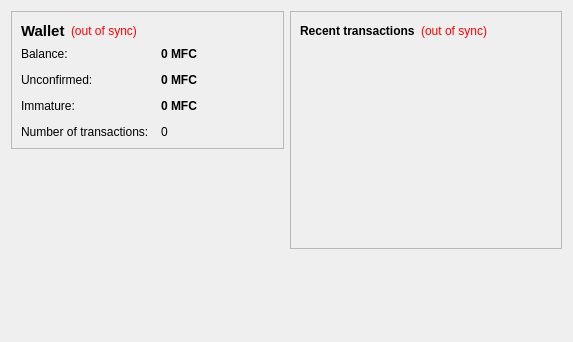
<?xml version="1.0" encoding="UTF-8"?>
<ui version="4.0">
 <class>OverviewPage</class>
 <widget class="QWidget" name="OverviewPage">
  <property name="geometry">
   <rect>
    <x>0</x>
    <y>0</y>
    <width>573</width>
    <height>342</height>
   </rect>
  </property>
  <property name="windowTitle">
   <string>Form</string>
  </property>
  <layout class="QHBoxLayout" name="horizontalLayout" stretch="1,1">
   <item>
    <layout class="QVBoxLayout" name="verticalLayout_2">
     <item>
      <widget class="QFrame" name="frame">
       <property name="frameShape">
        <enum>QFrame::StyledPanel</enum>
       </property>
       <property name="frameShadow">
        <enum>QFrame::Raised</enum>
       </property>
       <layout class="QVBoxLayout" name="verticalLayout_4">
        <item>
         <layout class="QHBoxLayout" name="horizontalLayout_4">
          <item>
           <widget class="QLabel" name="label_5">
            <property name="font">
             <font>
              <pointsize>11</pointsize>
              <weight>75</weight>
              <bold>true</bold>
             </font>
            </property>
            <property name="text">
             <string>Wallet</string>
            </property>
           </widget>
          </item>
          <item>
           <widget class="QLabel" name="labelWalletStatus">
            <property name="toolTip">
             <string>The displayed information may be out of date. Your wallet automatically synchronizes with the muflocoin network after a connection is established, but this process has not completed yet.</string>
            </property>
            <property name="styleSheet">
             <string notr="true">QLabel { color: red; }</string>
            </property>
            <property name="text">
             <string notr="true">(out of sync)</string>
            </property>
            <property name="alignment">
             <set>Qt::AlignLeading|Qt::AlignLeft|Qt::AlignVCenter</set>
            </property>
           </widget>
          </item>
          <item>
           <spacer name="horizontalSpacer_2">
            <property name="orientation">
             <enum>Qt::Horizontal</enum>
            </property>
            <property name="sizeHint" stdset="0">
             <size>
              <width>40</width>
              <height>20</height>
             </size>
            </property>
           </spacer>
          </item>
         </layout>
        </item>
        <item>
         <layout class="QFormLayout" name="formLayout_2">
          <property name="fieldGrowthPolicy">
           <enum>QFormLayout::AllNonFixedFieldsGrow</enum>
          </property>
          <property name="horizontalSpacing">
           <number>12</number>
          </property>
          <property name="verticalSpacing">
           <number>12</number>
          </property>
          <item row="0" column="0">
           <widget class="QLabel" name="label">
            <property name="text">
             <string>Balance:</string>
            </property>
           </widget>
          </item>
          <item row="0" column="1">
           <widget class="QLabel" name="labelBalance">
            <property name="font">
             <font>
              <weight>75</weight>
              <bold>true</bold>
             </font>
            </property>
            <property name="cursor">
             <cursorShape>IBeamCursor</cursorShape>
            </property>
            <property name="toolTip">
             <string>Your current balance</string>
            </property>
            <property name="text">
             <string notr="true">0 MFC</string>
            </property>
            <property name="textInteractionFlags">
             <set>Qt::LinksAccessibleByMouse|Qt::TextSelectableByKeyboard|Qt::TextSelectableByMouse</set>
            </property>
           </widget>
          </item>
          <item row="1" column="0">
           <widget class="QLabel" name="label_3">
            <property name="text">
             <string>Unconfirmed:</string>
            </property>
           </widget>
          </item>
          <item row="1" column="1">
           <widget class="QLabel" name="labelUnconfirmed">
            <property name="font">
             <font>
              <weight>75</weight>
              <bold>true</bold>
             </font>
            </property>
            <property name="cursor">
             <cursorShape>IBeamCursor</cursorShape>
            </property>
            <property name="toolTip">
             <string>Total of transactions that have yet to be confirmed, and do not yet count toward the current balance</string>
            </property>
            <property name="text">
             <string notr="true">0 MFC</string>
            </property>
            <property name="textInteractionFlags">
             <set>Qt::LinksAccessibleByMouse|Qt::TextSelectableByKeyboard|Qt::TextSelectableByMouse</set>
            </property>
           </widget>
          </item>
          <item row="3" column="0">
           <widget class="QLabel" name="label_2">
            <property name="text">
             <string>Number of transactions:</string>
            </property>
           </widget>
          </item>
          <item row="3" column="1">
           <widget class="QLabel" name="labelNumTransactions">
            <property name="toolTip">
             <string>Total number of transactions in wallet</string>
            </property>
            <property name="text">
             <string notr="true">0</string>
            </property>
           </widget>
          </item>
          <item row="2" column="0">
           <widget class="QLabel" name="labelImmatureText">
            <property name="text">
             <string>Immature:</string>
            </property>
           </widget>
          </item>
          <item row="2" column="1">
           <widget class="QLabel" name="labelImmature">
            <property name="font">
             <font>
              <weight>75</weight>
              <bold>true</bold>
             </font>
            </property>
            <property name="toolTip">
             <string>Mined balance that has not yet matured</string>
            </property>
            <property name="text">
             <string notr="true">0 MFC</string>
            </property>
            <property name="textInteractionFlags">
             <set>Qt::LinksAccessibleByMouse|Qt::TextSelectableByKeyboard|Qt::TextSelectableByMouse</set>
            </property>
           </widget>
          </item>
         </layout>
        </item>
       </layout>
      </widget>
     </item>
     <item>
      <spacer name="verticalSpacer">
       <property name="orientation">
        <enum>Qt::Vertical</enum>
       </property>
       <property name="sizeHint" stdset="0">
        <size>
         <width>20</width>
         <height>40</height>
        </size>
       </property>
      </spacer>
     </item>
    </layout>
   </item>
   <item>
    <layout class="QVBoxLayout" name="verticalLayout_3">
     <item>
      <widget class="QFrame" name="frame_2">
       <property name="frameShape">
        <enum>QFrame::StyledPanel</enum>
       </property>
       <property name="frameShadow">
        <enum>QFrame::Raised</enum>
       </property>
       <layout class="QVBoxLayout" name="verticalLayout">
        <item>
         <layout class="QHBoxLayout" name="horizontalLayout_2">
          <item>
           <widget class="QLabel" name="label_4">
            <property name="text">
             <string>&lt;b&gt;Recent transactions&lt;/b&gt;</string>
            </property>
           </widget>
          </item>
          <item>
           <widget class="QLabel" name="labelTransactionsStatus">
            <property name="toolTip">
             <string>The displayed information may be out of date. Your wallet automatically synchronizes with the muflocoin network after a connection is established, but this process has not completed yet.</string>
            </property>
            <property name="styleSheet">
             <string notr="true">QLabel { color: red; }</string>
            </property>
            <property name="text">
             <string notr="true">(out of sync)</string>
            </property>
            <property name="alignment">
             <set>Qt::AlignRight|Qt::AlignTrailing|Qt::AlignVCenter</set>
            </property>
           </widget>
          </item>
          <item>
           <spacer name="horizontalSpacer">
            <property name="orientation">
             <enum>Qt::Horizontal</enum>
            </property>
            <property name="sizeHint" stdset="0">
             <size>
              <width>40</width>
              <height>20</height>
             </size>
            </property>
           </spacer>
          </item>
         </layout>
        </item>
        <item>
         <widget class="QListView" name="listTransactions">
          <property name="styleSheet">
           <string notr="true">QListView { background: transparent; }</string>
          </property>
          <property name="frameShape">
           <enum>QFrame::NoFrame</enum>
          </property>
          <property name="verticalScrollBarPolicy">
           <enum>Qt::ScrollBarAlwaysOff</enum>
          </property>
          <property name="horizontalScrollBarPolicy">
           <enum>Qt::ScrollBarAlwaysOff</enum>
          </property>
          <property name="selectionMode">
           <enum>QAbstractItemView::NoSelection</enum>
          </property>
         </widget>
        </item>
       </layout>
      </widget>
     </item>
     <item>
      <spacer name="verticalSpacer_2">
       <property name="orientation">
        <enum>Qt::Vertical</enum>
       </property>
       <property name="sizeHint" stdset="0">
        <size>
         <width>20</width>
         <height>40</height>
        </size>
       </property>
      </spacer>
     </item>
    </layout>
   </item>
  </layout>
 </widget>
 <resources/>
 <connections/>
</ui>
